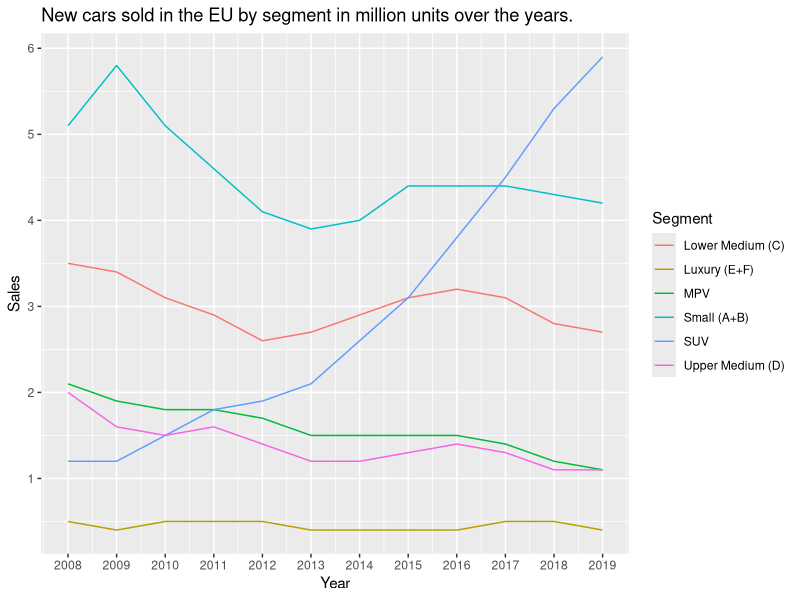
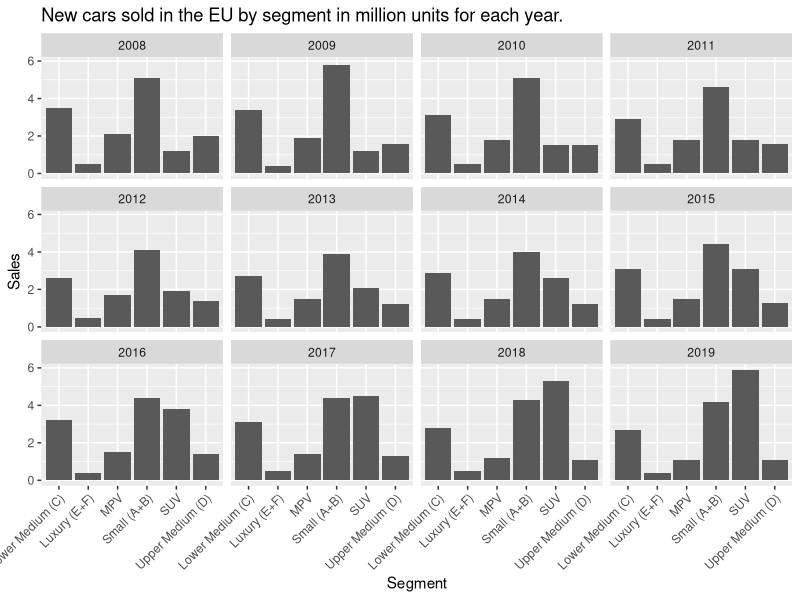

Here is the R script that generated these plots, in order:
## ---- chunk 1
knitr::opts_chunk$set(echo = TRUE)
## ---- chunk 2
library(readxl)
library(tidyr)
library(dplyr)
library(ggplot2)
VPS <- read_xlsx("New cars sold in the EU by segment in million units.xlsx")
## ---- chunk 3
VPS <- VPS %>% gather('2008':'2019', key=  "Year", value="Sales")
summary(VPS)

## ---- chunk 4
VPS$Year <- as.numeric(VPS$Year)
VPS$Sales <- as.double(VPS$Sales)
VPS %>% ggplot(aes(x=Year, y=Sales)) + geom_line(aes(color = Segment)) + labs(title = "New cars sold in the EU by segment in million units over the years.") + scale_x_continuous(breaks = c(2008:2019)) + scale_y_continuous(breaks= seq(0,6, by = 1))

#x-as moet gaan van 2008-2019
## ---- chunk 5
VPS %>% ggplot(aes(x = Segment, y = Sales)) + geom_col() + facet_wrap(Year~.) + labs(title = "New cars sold in the EU by segment in million units for each year.") + theme(axis.text.x = element_text(angle = 45, hjust = 1)) 
